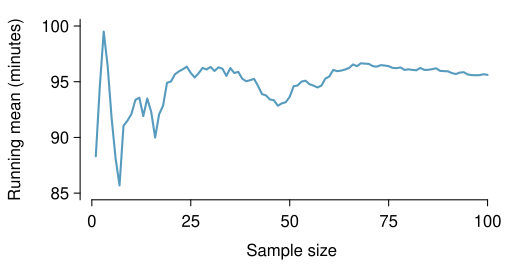

This figure's R source:
library(openintro)
data(COL)
#data(run10Samp)
data(run10)
set.seed(19); temp <- sample(nrow(run10), 100); run10Samp <- run10[temp,c("time", "age", "gender", "state")]; run10Samp$time <- run10Samp$time + 0.09
xBars <- cumsum(run10Samp$time)/(1:100)
save(run10Samp, file="run10Samp.rda")


myPDF('netTimeRunningMean.pdf', 5.5*0.95, 2.8*0.95, mar=c(3.3,4,1,1))

plot(xBars, type='l', axes=FALSE, xlab='', ylab='Running mean (minutes)', col=COL[1], lwd=2, ylim=c(85, 100))
axis(1, at=seq(0,100,25))
axis(2, at=seq(80, 110, 5))
mtext("Sample size", 1, 2)

dev.off()

mean(run10Samp$time)
sd(run10Samp$time)
